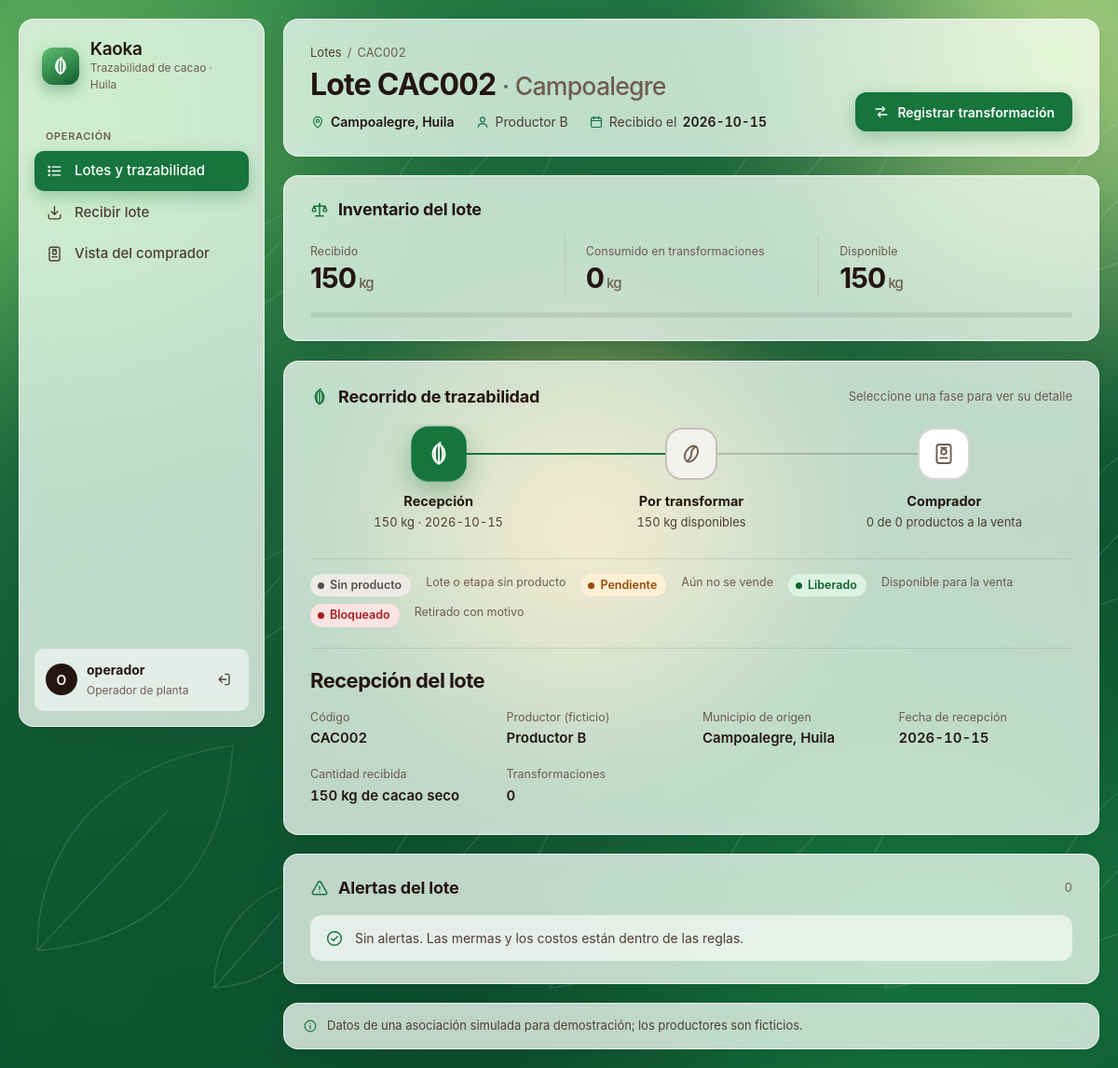
Screenshot of /lotes/CAC002 (signed in) with the database file from the repository.
### tables this page shows
CREATE TABLE lotes (
    codigo          TEXT NOT NULL PRIMARY KEY CHECK (length(trim(codigo)) > 0),
    productor       TEXT NOT NULL CHECK (length(trim(productor)) > 0),
    origen          TEXT NOT NULL CHECK (length(trim(origen)) > 0),
    fecha_recepcion TEXT NOT NULL CHECK (length(trim(fecha_recepcion)) > 0),  
    cantidad        REAL NOT NULL CHECK (cantidad > 0),
    unidad          TEXT NOT NULL DEFAULT 'kg' CHECK (length(trim(unidad)) > 0),
    creado_por      TEXT NOT NULL,                   
    creado_en       TEXT NOT NULL DEFAULT (datetime('now', 'localtime'))
);

### src/lotes.py (the view)
@bp_lotes.route("/lotes/<codigo>")
@login_requerido
def detalle(codigo):
    codigo = codigo.upper()
    datos = trazabilidad(obtener_db(), codigo)
    if datos is None:
        abort(404)
    historial = []
    if g.rol == "admin":
        historial = obtener_db().execute(
            "SELECT * FROM auditoria WHERE entidad_id = ? OR entidad_id LIKE ? ORDER BY id DESC LIMIT 12",
            (codigo, f"P-{codigo}-%"),
        ).fetchall()
    return render_template("lote_detalle.html", error=request.args.get("error", ""),
                           historial=historial, **datos)

### src/app.py (called while the page is built)
@app.template_filter("kg")
def formato_kg(valor):
    return f"{valor:g}".replace(".", ",") if valor is not None else "—"

### src/auth.py (called while the page is built)
def login_requerido(vista):
    @wraps(vista)
    def envoltura(*args, **kwargs):
        if "usuario" not in session:
            return redirect(url_for("auth.login"))
        g.usuario, g.rol = session["usuario"], session["rol"]
        return vista(*args, **kwargs)
    return envoltura

### src/db.py (called while the page is built)
def obtener_db():
    if "db" not in g:
        g.db = sqlite3.connect(RUTA_DB)
        g.db.row_factory = sqlite3.Row
        g.db.execute("PRAGMA foreign_keys = ON")
    return g.db

def cerrar_db(error=None):
    db = g.pop("db", None)
    if db is not None:
        db.close()

### src/templates/lote_detalle.html (shortened to what this page needs)
{% extends "base.html" %}
{% from "_iconos.html" import icono, icono_etapa, estado %}
{% block contenido %}
{% set es_admin = session.rol == 'admin' %}
{% set con_producto = etapas|selectattr('producto')|list %}
{% set liberados = con_producto|selectattr('estado', 'equalto', 'liberado')|list %}
{% set alertas_por_etapa = {} %}
{% for a in alertas %}{% set _ = alertas_por_etapa.setdefault(a.transformacion_id, []).append(a) %}{% endfor %}
{% set pct_consumo = (lote.consumido / lote.recibido * 100) if lote.recibido else 0 %}
<header class="encabezado vidrio aparece">
  <div>
    <nav class="migas" aria-label="Ruta">
      <a href="{{ url_for('lotes.lista_lotes') }}">Lotes</a><span aria-hidden="true">/</span><span>{{ lote.codigo }}</span>
    </nav>
    <h1 class="titulo">Lote {{ lote.codigo }} <small>· {{ lote.origen }}</small></h1>
    <p class="placa">
      <span>{{ icono('mapa') }}<b>{{ lote.origen }}, Huila</b></span>
      <span>{{ icono('persona') }}{{ lote.productor }}</span>
      <span>{{ icono('calendario') }}Recibido el <b>{{ lote.fecha_recepcion }}</b></span>
    </p>
  </div>
  <div class="acciones">
    {% if lote.disponible > 0 %}
    <a class="boton boton-primario" href="{{ url_for('lotes.transformar', codigo=lote.codigo) }}">{{ icono('transformar') }}Registrar transformación</a>
    {% endif %}
  </div>
</header>
<section class="panel vidrio aparece" aria-labelledby="t-inventario">
  <div class="panel-titulo">
    <h2 id="t-inventario">{{ icono('balanza') }}Inventario del lote</h2>
  </div>
  <div class="inventario">
    <div><span>Recibido</span><b>{{ lote.recibido|kg }}<small>{{ lote.unidad }}</small></b></div>
    <div><span>Consumido en transformaciones</span><b>{{ lote.consumido|kg }}<small>{{ lote.unidad }}</small></b></div>
    <div><span>Disponible</span><b>{{ lote.disponible|kg }}<small>{{ lote.unidad }}</small></b></div>
  </div>
  <div class="barra" role="img" aria-label="Consumido {{ '%.0f'|format(pct_consumo) }} % del lote"><i style="width: {{ '%.1f'|format(pct_consumo) }}%"></i></div>
</section>
<section class="pipeline vidrio aparece" aria-labelledby="t-recorrido" data-pipeline>
  <div class="panel-titulo">
    <h2 id="t-recorrido">{{ icono('mazorca') }}Recorrido de trazabilidad</h2>
    <p>Seleccione una fase para ver su detalle</p>
  </div>
  <ol class="pipeline-pista">
    <li class="fase hecha">
      <button class="nodo" type="button" aria-pressed="false" aria-controls="fase-recepcion" data-fase>
      </button>
      <div class="fase-texto">
        <p class="fase-nombre">Recepción</p>
        <p class="fase-dato">{{ lote.recibido|kg }} {{ lote.unidad }} · {{ lote.fecha_recepcion }}</p>
      </div>
    </li>
    {% if lote.disponible > 0 %}
    <li class="fase f-sin">
      <button class="nodo" type="button" aria-pressed="false" aria-controls="fase-disponible" data-fase>
      </button>
      <div class="fase-texto">
        <p class="fase-nombre">Por transformar</p>
        <p class="fase-dato">{{ lote.disponible|kg }} {{ lote.unidad }} disponibles</p>
      </div>
    </li>
    {% endif %}
    <li class="fase {{ 'hecha' if liberados }}">
      <button class="nodo" type="button" aria-pressed="false" aria-controls="fase-comprador" data-fase>
      </button>
      <div class="fase-texto">
        <p class="fase-nombre">Comprador</p>
        <p class="fase-dato">{{ liberados|length }} de {{ con_producto|length }} producto{{ 's' if con_producto|length != 1 }} a la venta</p>
      </div>
    </li>
  </ol>
  <p class="leyenda" aria-label="Leyenda de estados">
    {{ estado('') }} Lote o etapa sin producto
    {{ estado('pendiente') }} Aún no se vende
    {{ estado('liberado') }} Disponible para la venta
    {{ estado('bloqueado') }} Retirado con motivo
  </p>
  <hr class="separador">
  <div class="detalle-fase" id="fase-recepcion" tabindex="-1">
    <h3 class="panel-titulo"><span class="titulo" style="font-size:22px">Recepción del lote</span></h3>
    <dl class="datos">
      <div><dt>Código</dt><dd>{{ lote.codigo }}</dd></div>
      <div><dt>Productor (ficticio)</dt><dd>{{ lote.productor }}</dd></div>
      <div><dt>Municipio de origen</dt><dd>{{ lote.origen }}, Huila</dd></div>
      <div><dt>Fecha de recepción</dt><dd>{{ lote.fecha_recepcion }}</dd></div>
      <div><dt>Cantidad recibida</dt><dd>{{ lote.recibido|kg }} {{ lote.unidad }} de cacao seco</dd></div>
      <div><dt>Transformaciones</dt><dd>{{ etapas|length }}</dd></div>
    </dl>
  </div>
</section>
<div class="indicadores" style="grid-template-columns: repeat(auto-fit, minmax(320px, 1fr))">
  <section class="panel vidrio aparece" aria-labelledby="t-alertas">
    <div class="panel-titulo"><h2 id="t-alertas">{{ icono('alerta') }}Alertas del lote</h2><p>{{ alertas|length }}</p></div>
    {% if alertas %}
    <div class="alertas">
      {% for a in alertas %}
      <details class="alerta-item">
        <summary>{{ icono('alerta') }}{{ a.regla }}<span class="chev">{{ icono('chev') }}</span></summary>
        <div class="alerta-cuerpo"><b>Causa:</b> {{ a.causa }}.<br><small>{{ a.creada_en }}</small></div>
      </details>
      {% endfor %}
    </div>
    {% else %}
    <p class="vacio">{{ icono('ok') }}Sin alertas. Las mermas y los costos están dentro de las reglas.</p>
    {% endif %}
  </section>
</div>
{% endblock %}

### rows the page displays
lotes: codigo "CAC002", origen "Campoalegre", productor "Productor B", fecha_recepcion "2026-10-15", recibido|kg "150", unidad "kg"

### other values shown
{{ (session.usuario or '?')[0] }} "O"
{{ session.usuario }} "operador"
{{ 'Administrador' if session.rol == 'admin' else 'Operador de planta' }} "Operador de planta"
{{ lote.consumido|kg }} "0"
{{ lote.disponible|kg }} "150"
{{ liberados|length }} "0"
{{ con_producto|length }} "0"
{{ 's' if con_producto|length != 1 }} "s"
{{ etapas|length }} "0"
{{ alertas|length }} "0"
